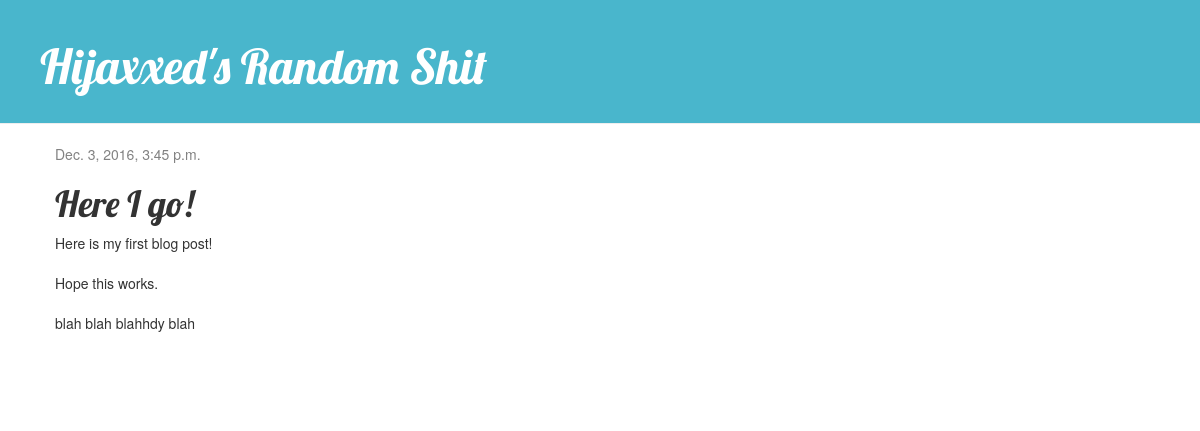
/post/1/, run on an earlier commit of the app's database.
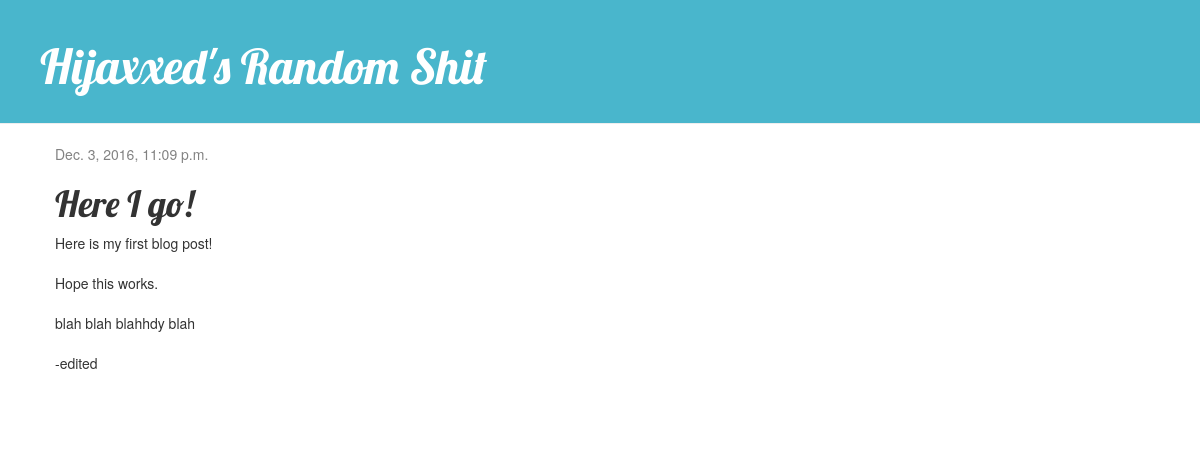
And on a later commit of the database.
### blog/models.py (models this page shows, shortened)
class Post(models.Model):
    author = models.ForeignKey('auth.User')
    title = models.CharField(max_length=200)
    text = models.TextField()
    created_date = models.DateTimeField(
            default=timezone.now)
    published_date = models.DateTimeField(
            blank=True, null=True)

### blog/views.py (the view)
def post_detail(request, pk):
    post = get_object_or_404(Post, pk=pk)
    return render(request, 'blog/post_detail.html', {'post': post})

### blog/templates/blog/post_detail.html (shortened to what this page needs)
{% extends 'blog/base.html' %}
{% block content %}
    <div class="post">
        {% if post.published_date %}
            <div class="date">
                {{ post.published_date }}
            </div>
        {% endif %}
        <h1>{{ post.title }}</h1>
        <p>{{ post.text|linebreaksbr }}</p>
    </div>
{% endblock %}

What changed in the data, as far as the page shows it:
changed Post "Here I go!": published_date "Dec. 3, 2016, 3:45 p.m." → "Dec. 3, 2016, 11:09 p.m."; text "Here is my first blog post! Hope this works. blah blah blahhdy blah" → "Here is my first blog post! Hope this works. blah blah blahhdy blah -edited"
